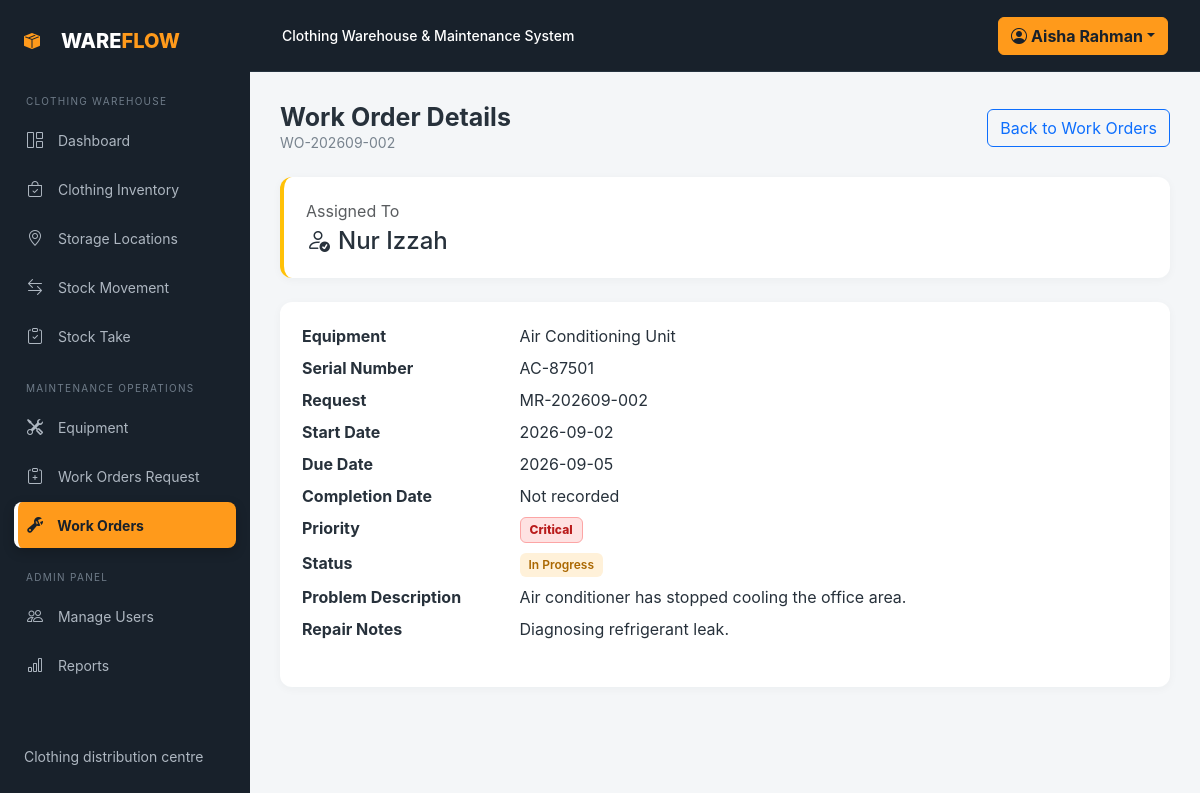
The page /maintenance/view_work_order.php?id=2 (signed in) on the database its author committed.
### tables this page shows
CREATE TABLE work_orders (id INT AUTO_INCREMENT PRIMARY KEY,work_order_code VARCHAR(40) NOT NULL UNIQUE,request_id INT NULL,equipment_id INT NOT NULL,assigned_to INT NULL,problem_description TEXT NOT NULL,priority ENUM('Low','Medium','High','Critical') NOT NULL,start_date DATE NULL,due_date DATE NULL,completion_date DATE NULL,status ENUM('Assigned','In Progress','Completed','Cancelled') NOT NULL DEFAULT 'Assigned',repair_notes TEXT NULL,created_at TIMESTAMP DEFAULT CURRENT_TIMESTAMP,updated_at TIMESTAMP DEFAULT CURRENT_TIMESTAMP ON UPDATE CURRENT_TIMESTAMP,FOREIGN KEY(request_id) REFERENCES maintenance_requests(id),FOREIGN KEY(equipment_id) REFERENCES equipment(id),FOREIGN KEY(assigned_to) REFERENCES users(id));

CREATE TABLE users (id INT AUTO_INCREMENT PRIMARY KEY,name VARCHAR(100) NOT NULL,email VARCHAR(120) NOT NULL UNIQUE,password VARCHAR(255) NOT NULL,role ENUM('Admin','Maintenance Staff','Warehouse Staff') NOT NULL,is_active TINYINT(1) NOT NULL DEFAULT 1,created_at TIMESTAMP DEFAULT CURRENT_TIMESTAMP,updated_at TIMESTAMP DEFAULT CURRENT_TIMESTAMP ON UPDATE CURRENT_TIMESTAMP);

CREATE TABLE equipment (id INT AUTO_INCREMENT PRIMARY KEY,equipment_code VARCHAR(40) NOT NULL UNIQUE,equipment_name VARCHAR(120) NOT NULL,category VARCHAR(80) NOT NULL,serial_number VARCHAR(100) NULL,location VARCHAR(120) NOT NULL,purchase_date DATE NULL,warranty_expiry DATE NULL,status ENUM('Operational','Under Maintenance','Breakdown','Retired') NOT NULL DEFAULT 'Operational',condition_status ENUM('Good','Fair','Poor') NOT NULL DEFAULT 'Good',description TEXT NULL,created_at TIMESTAMP DEFAULT CURRENT_TIMESTAMP,updated_at TIMESTAMP DEFAULT CURRENT_TIMESTAMP ON UPDATE CURRENT_TIMESTAMP);

CREATE TABLE maintenance_requests (id INT AUTO_INCREMENT PRIMARY KEY,request_code VARCHAR(40) NOT NULL UNIQUE,equipment_id INT NOT NULL,reported_by INT NOT NULL,problem_description TEXT NOT NULL,priority ENUM('Low','Medium','High','Critical') NOT NULL DEFAULT 'Medium',status ENUM('Pending','Assigned','In Progress','Completed','Rejected') NOT NULL DEFAULT 'Pending',created_at TIMESTAMP DEFAULT CURRENT_TIMESTAMP,updated_at TIMESTAMP DEFAULT CURRENT_TIMESTAMP ON UPDATE CURRENT_TIMESTAMP,FOREIGN KEY(equipment_id) REFERENCES equipment(id),FOREIGN KEY(reported_by) REFERENCES users(id));

### includes/auth.php (called while the page is built, shortened)
<?php
function e($value) { return htmlspecialchars((string)$value, ENT_QUOTES, 'UTF-8'); }

### includes/language.php (called while the page is built, shortened)
<?php
function current_language(): string {
    return 'en';
}
function tv(string $value): string {
    $values = [
        'Operational' => ['en' => 'Operational', 'zh' => '正常运行'], 'Under Maintenance' => ['en' => 'Under Maintenance', 'zh' => '维修中'],
        'Breakdown' => ['en' => 'Breakdown', 'zh' => '故障'], 'Retired' => ['en' => 'Retired', 'zh' => '已停用'],
        'Pending' => ['en' => 'Pending', 'zh' => '待处理'], 'Assigned' => ['en' => 'Assigned', 'zh' => '已分配'],
        'In Progress' => ['en' => 'In Progress', 'zh' => '进行中'], 'Completed' => ['en' => 'Completed', 'zh' => '已完成'],
        'Rejected' => ['en' => 'Rejected', 'zh' => '已拒绝'], 'Cancelled' => ['en' => 'Cancelled', 'zh' => '已取消'],
        'Low' => ['en' => 'Low', 'zh' => '低'], 'Medium' => ['en' => 'Medium', 'zh' => '中'],
        'High' => ['en' => 'High', 'zh' => '高'], 'Critical' => ['en' => 'Critical', 'zh' => '紧急'],
        'Inbound' => ['en' => 'Inbound', 'zh' => '入库'], 'Outbound' => ['en' => 'Outbound', 'zh' => '出库'],
        'Picking' => ['en' => 'Picking', 'zh' => '拣货'], 'Adjustment' => ['en' => 'Stock Adjustment', 'zh' => '库存调整'],
        'Admin' => ['en' => 'Admin', 'zh' => '管理员'], 'Maintenance Staff' => ['en' => 'Maintenance Staff', 'zh' => '维护人员'], 'Warehouse Staff' => ['en' => 'Warehouse Staff', 'zh' => '仓库人员'],
        'Good' => ['en' => 'Good', 'zh' => '良好'], 'Fair' => ['en' => 'Fair', 'zh' => '一般'], 'Poor' => ['en' => 'Poor', 'zh' => '较差'],
        'Tops' => ['en' => 'Tops', 'zh' => '上装'], 'Bottoms' => ['en' => 'Bottoms', 'zh' => '下装'],
        'Dresses' => ['en' => 'Dresses', 'zh' => '连衣裙'], 'Outerwear' => ['en' => 'Outerwear', 'zh' => '外套'],
        'Footwear' => ['en' => 'Footwear', 'zh' => '鞋类'], 'Accessories' => ['en' => 'Accessories', 'zh' => '配饰'],
        'Underwear' => ['en' => 'Underwear', 'zh' => '内衣'], 'Men' => ['en' => 'Men', 'zh' => '男装'],
        'Women' => ['en' => 'Women', 'zh' => '女装'], 'Kids' => ['en' => 'Kids', 'zh' => '童装'],
        'Unisex' => ['en' => 'Unisex', 'zh' => '中性'], 'Spring/Summer' => ['en' => 'Spring/Summer', 'zh' => '春夏'],
        'Autumn/Winter' => ['en' => 'Autumn/Winter', 'zh' => '秋冬'], 'All Season' => ['en' => 'All Season', 'zh' => '四季'],
    ];
    return $values[$value][current_language()] ?? $value;
}

### maintenance/view_work_order.php (the view, shortened to what this page needs)
<?php
require_once __DIR__.'/../config/database.php';
require_once __DIR__.'/../includes/auth.php';
$query=$pdo->prepare('SELECT w.*,e.equipment_name,e.serial_number,u.name assigned_staff,r.request_code FROM work_orders w JOIN equipment e ON e.id=w.equipment_id LEFT JOIN users u ON u.id=w.assigned_to LEFT JOIN maintenance_requests r ON r.id=w.request_id WHERE w.id=?');
$query->execute([(int)($_GET['id']??0)]);
$order=$query->fetch(PDO::FETCH_ASSOC);
require __DIR__.'/../includes/header.php';
?>
<div class="d-flex justify-content-between align-items-center mb-4"><div><h1 class="page-heading">Work Order Details</h1><p class="page-subtitle mb-0"><?=e($order['work_order_code'])?></p></div><a class="btn btn-outline-primary" href="work_orders.php">Back to Work Orders</a></div>
<div class="panel mb-4 border-start border-4 border-warning"><div class="text-muted mb-1">Assigned To</div><h2 class="h4 mb-0"><i class="bi bi-person-check me-2"></i><?=e($order['assigned_staff']??'Unassigned')?></h2></div>
<div class="panel"><dl class="row">
<?php foreach(['equipment_name'=>'Equipment','serial_number'=>'Serial Number','request_code'=>'Request','start_date'=>'Start Date','due_date'=>'Due Date','completion_date'=>'Completion Date'] as $field=>$label):?><dt class="col-md-3"><?=e($label)?></dt><dd class="col-md-9"><?=e($order[$field]??'Not recorded')?></dd><?php endforeach?>
<dt class="col-md-3">Priority</dt><dd class="col-md-9"><span class="badge status-<?=e($order['priority'])?>"><?=e(tv($order['priority']))?></span></dd><dt class="col-md-3">Status</dt><dd class="col-md-9"><span class="badge status-<?=e(str_replace(' ','-',$order['status']))?>"><?=e(tv($order['status']))?></span></dd>
<dt class="col-md-3">Problem Description</dt><dd class="col-md-9" style="white-space:pre-wrap"><?=e($order['problem_description'])?></dd><dt class="col-md-3">Repair Notes</dt><dd class="col-md-9" style="white-space:pre-wrap"><?=e($order['repair_notes']?:'No repair notes yet.')?></dd></dl></div>
<?php require __DIR__.'/../includes/footer.php';?>

### assets/css/style.css (style rules this page uses)
:root { --orange:#ff9a1b;--dark:#18212b;--muted:#f4f6f8 }
* { box-sizing:border-box }
body { background:var(--muted);color:#27313b;font-family:Inter,system-ui,-apple-system,Arial,sans-serif }
.page-heading { font-size:25px;font-weight:700;margin:0 }
.page-subtitle { color:#78838e;font-size:14px }
.metric-card,.panel { border:0;border-radius:12px;background:#fff;box-shadow:0 2px 10px #1d2b3b0a }
.panel { padding:22px }
.badge { font-weight:600;padding:6px 9px }
.status-Under-Maintenance,.status-In-Progress,.status-Assigned { background:#fff1d9;color:#aa6700 }
.status-Critical { background:#fee2e2;color:#b91c1c;border:1px solid #fca5a5;font-weight:800 }

### rows shown on the page
work_orders: work_order_code "WO-202609-002", assigned_to.name "Nur Izzah", equipment.equipment_name "Air Conditioning Unit", equipment.serial_number "AC-87501", request.request_code "MR-202609-002", start_date "2026-09-02", due_date "2026-09-05", completion_date "Not recorded", priority "Critical", status "In Progress", problem_description "Air conditioner has stopped cooling the office area.", repair_notes "Diagnosing refrigerant leak."

### other values the page prints
tl('CLOTHING WAREHOUSE', '服装仓库') "CLOTHING WAREHOUSE"
t('dashboard') "Dashboard"
tl('Clothing Inventory', '服装库存') "Clothing Inventory"
tl('Storage Locations', '存储库位') "Storage Locations"
tl('Stock Movement', '库存作业') "Stock Movement"
tl('MAINTENANCE OPERATIONS', '维护作业') "MAINTENANCE OPERATIONS"
t('equipment') "Equipment"
t('requests') "Work Orders Request"
t('work_orders') "Work Orders"
t('reports') "Reports"
tl('Clothing distribution centre', '服装配送中心') "Clothing distribution centre"
t('system_name') "Clothing Warehouse & Maintenance System"
$_SESSION['user']['name'] "Aisha Rahman"
$label "Equipment"
$label "Serial Number"
